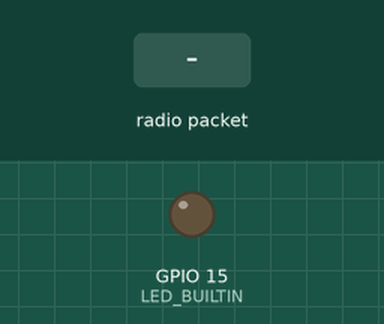
Bench run of a sketch on a simulated ESP32-S2. Shown: output pins drawn as LEDs (lit = HIGH). The inputs (shaded band) are chosen by the test bench. No radio packets arrive unless stated; what the sketch prints to the serial monitor is not drawn.

Above: at 1.2 s.
1.3 s: radio packet "send_successfully" arrives
Timing chart, 0 to 10.3 s (numbered marks = the images above; inputs shaded):
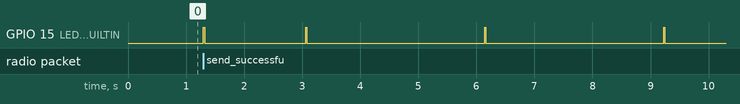

The sketch:

esp32s2_trans_protocol_sender_TEST.ino
```cpp
#include <SPI.h>
#include <LoRa.h>
#include "lora_protocol_functions.h"


//---lora
#define ss 12  // for esp32 LOLIN S2 Mini-> SCK:7, MISO: 9, MOSI: 11, NSS: 12, RST: 18
#define rst 16
#define dio0 2
String inString = "";  // string to hold input from lora
int counter = 0; //count received lora packets
long intervalTime = 0; //for time measurement between received lora packet
String message = ""; // save message from lora
String rssi = ""; // save rssi for message
String global_message_status = "send_successfully";
String current_checksum = "";
//---lora

//-----async
long lastSendTime = 0;        // last send time
int INTERVAL = 3000;          // interval between sends (ms)                              <<<<------ MANUAL SETUP
//-----async

void lora_start() {
  LoRa.setPins(ss, rst, dio0);
   if (!LoRa.begin(433E6)) {
    while (1) {
      Serial.println("Starting LoRa failed!");
      Serial.print("MOSI: ");
      Serial.println(MOSI);
      Serial.print("MISO: ");
      Serial.println(MISO);
      Serial.print("SCK: ");
      Serial.println(SCK);
      Serial.print("SS: ");
      Serial.println(SS);
      digitalWrite(LED_BUILTIN, HIGH);  // turn the LED on (HIGH is the voltage level)
      delay(1000);                      // wait for a second
      digitalWrite(LED_BUILTIN, LOW);   // turn the LED off by making the voltage LOW
      delay(10000);
    };
  }
  Serial.println("LoRa status: ok");
}

void blink() {
  digitalWrite(LED_BUILTIN, HIGH);  // turn the LED on (HIGH is the voltage level)
  delay(20);                         // wait
  digitalWrite(LED_BUILTIN, LOW);   // turn the LED off by making the voltage LOW
}

void lora_send_default_message() {

   if (millis() - lastSendTime > INTERVAL){
      if(global_message_status == "send_successfully")
      {
        lora_send_message("jazda "+String(counter));
        counter++;
        lastSendTime = millis(); //set new send time
        global_message_status="";
      }
      else if (global_message_status == "send_failure" || global_message_status == "" )
      {
        lora_send_message("jazda "+String(counter));
        lastSendTime = millis(); //set new send time
        global_message_status="";
      }

    }

}


void lora_send_message(String message) {
  String final_message = return_text_with_checksum(message);
  if(message != "OK")
  {
    current_checksum = String(checksum_calculator(final_message));
  }
  else
  {
    current_checksum = "";
  }
  Serial.println("Sending message: "+ final_message);
  // send packet
  LoRa.beginPacket();
  LoRa.print(final_message);
  LoRa.endPacket();
  blink();
}


void loraEngineReceiver() {
  int packetSize = LoRa.parsePacket();

  if (packetSize)
  {
    blink();
    // read packet
    while (LoRa.available()) //loop for lora message receiver
    {
      int inChar = LoRa.read();
      inString += (char)inChar;
    }
    bool message_status = validate_message(inString);
      if(message_status)
    {

      message = return_message_without_checksum(inString);
      if(message == current_checksum )
      {
        global_message_status = "send_successfully";
        lora_send_message("OK");
        message="";
      }
      else if(message == "BAD")
      {
        global_message_status = "send_failure";
        message="";
      }
    }

    rssi = String(LoRa.packetRssi());
    inString = ""; // clear received message
    intervalTime = millis();

    Serial.print("Received packet: ");
    Serial.print(message);
    Serial.println(" (with RSSI "+String(rssi)+")");
  }
}


void change_parameter(){

 if(String(message) == "Bandwidth[125E3]")
  {
    Serial.println("Bandwidth = default [125E3]");
    LoRa.setSignalBandwidth(125E3);
    Serial.println("bandwidth_state ="+String(message));
    message ="";
    Serial.println("[control]Message: "+String(message));
    lora_send_message("Bandwidth[125E3]OK");
  }

  else  if(String(message)  == "Bandwidth[250E3]")
  {
    Serial.println("Bandwidth = default [250E3]");
    LoRa.setSignalBandwidth(250E3);
    Serial.println("bandwidth_state ="+String(message));
    message ="";
    Serial.println("[control]Message: "+String(message));
    lora_send_message("Bandwidth[250E3]OK");
  }

  else    if(String(message)  == "Bandwidth[500E3]")
  {
    Serial.println("Bandwidth = default [500E3]");
    LoRa.setSignalBandwidth(500E3);
    Serial.println("bandwidth_state ="+String(message));
    message ="";
    Serial.println("[control]Message: "+String(message));
    lora_send_message("Bandwidth[500E3]OK");
  }
  else    if(String(message)  == "Power[17]")
  {
    Serial.println("Power = default 17");
    LoRa.setTxPower(17);
    Serial.println("power_state ="+String(message));
    message ="";
    Serial.println("[control]Message: "+String(message));
    lora_send_message("Power[17]OK");
  }
  else    if(String(message)  == "Power[19]")
  {
    Serial.println("Power = default 19");
    LoRa.setTxPower(19);
    Serial.println("power_state ="+String(message));
    message ="";
    Serial.println("[control]Message: "+String(message));
    lora_send_message("Power[19]OK");
  }
  else    if(String(message)  == "Power[20]")
  {
    Serial.println("Power = default 20");
    LoRa.setTxPower(20);
    Serial.println("power_state ="+String(message));
    message ="";
    Serial.println("[control]Message: "+String(message));
    lora_send_message("Power[20]OK");
  }


}


void setup() {
  Serial.begin(9600);
  lora_start();
  pinMode(LED_BUILTIN, OUTPUT);
}

void loop() {
  lora_send_default_message();
  loraEngineReceiver();
  change_parameter();
}
```

lora_protocol_functions.h
```cpp
int checksum_calculator(String str)
{
  // Length (with one extra character for the null terminator)
  int str_len = str.length() + 1;
  // Prepare the character array (the buffer)
  char char_array[str_len];
  // Copy it over
  str.toCharArray(char_array, str_len);
  int checksum = 0;
  for(char h: char_array){
      checksum += int(h);
    }
  return checksum;
}


String return_text_with_checksum(String text)
{
  text += "*"+String(checksum_calculator(text));
  return text ;
}


boolean validate_message(String message)
{
   // Length (with one extra character for the null terminator)
  int str_len = message.length() + 1;
  // Prepare the character array (the buffer)
  char char_array[str_len];
  // Copy it over
  message.toCharArray(char_array, str_len);

  String only_message = "";
  String checksum_from_message = "";
  boolean check = false;
  for(char x : char_array)
    {
      if(x == '*')
      {
        check = true;
      }
      if(!check)
      {
        only_message+=String(x);
      }
      if(check)
      {
        if(x != '*')
        {
          checksum_from_message+=String(x);
        }
      }

    }
  int calculated_chesum = checksum_calculator(only_message);
  int checksum_from_message_int = checksum_from_message.toInt();
  if(calculated_chesum == checksum_from_message_int)
  {
      return true;
  }
  else
  {
    return false;
  }
}

String return_message_without_checksum(String message)
{
    // Length (with one extra character for the null terminator)
  int str_len = message.length() + 1;
  // Prepare the character array (the buffer)
  char char_array[str_len];
  // Copy it over
  message.toCharArray(char_array, str_len);
  String only_message = "";
  String checksum_from_message = "";
  boolean check = false;
  for(char x : char_array)
    {
      if(x == '*')
      {
        check = true;
      }
      if(!check)
      {
        only_message+=String(x);
      }
    }
  return only_message;
}
```
